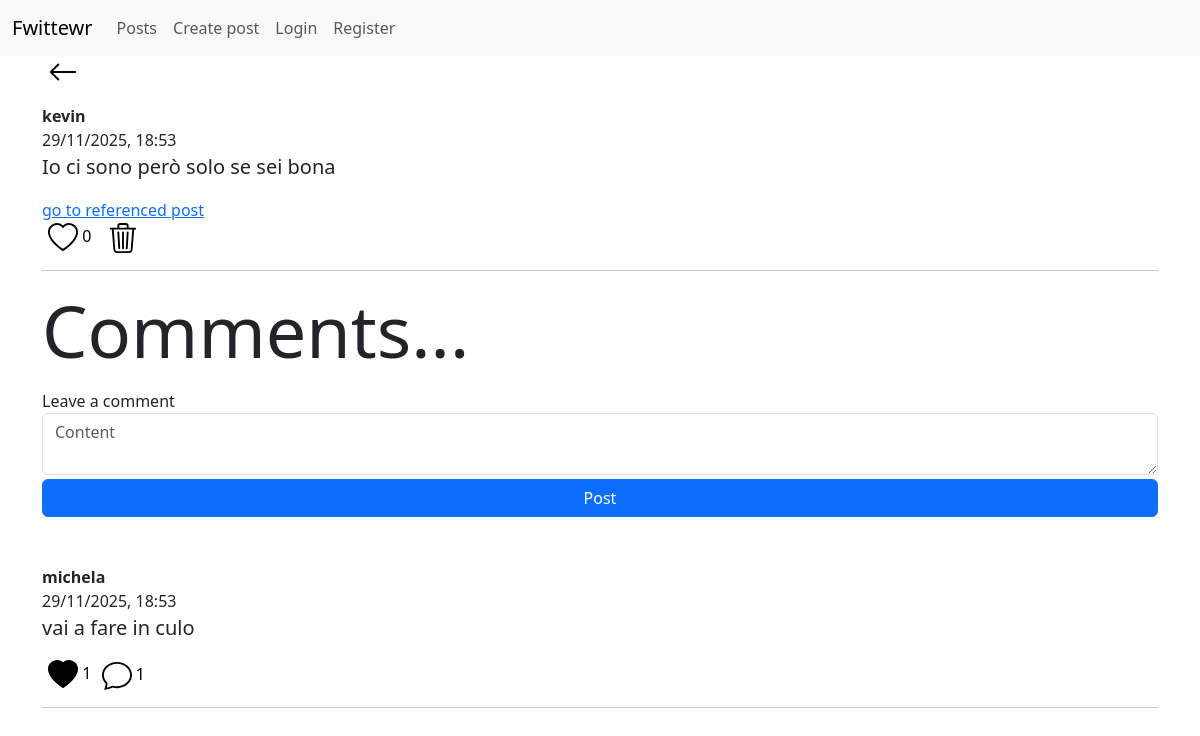
The app's page /comment-comments/3 (signed in) with its own data.
### app/models.py (models this page shows)
class User(db.Model, UserMixin):
    id = db.Column(db.Integer, primary_key=True)
    username = db.Column(db.String(20), nullable=False, unique=True)
    password = db.Column(db.String(80), nullable=False)
    created_posts = db.relationship('Post', backref='user', lazy='select')
    created_comments = db.relationship('Comment', backref='user', lazy='select')
    liked_posts = db.relationship('Post', secondary=liked_posts, backref='liked_users', lazy='select')
    liked_comments = db.relationship('Comment', secondary=liked_comments, backref = 'liked_users', lazy='select')
    followers = db.relationship('User', secondary=followers,
                                primaryjoin=(followers.c.followed_user==id),
                                secondaryjoin=(followers.c.following_user==id),
                                backref='follwing', lazy='select')

class Comment(db.Model):
    id = db.Column(db.Integer, primary_key=True)
    content = db.Column(db.String(200), nullable=False)
    creation_date = db.Column(db.DateTime(timezone=True), default=datetime.now(timezone.utc))
    deleted = db.Column(db.Boolean, default=False)
    comments = db.relationship('Comment', backref=backref('referenced_comment', remote_side=[id]), lazy='select')
    referenced_comment_id = db.Column(db.Integer, db.ForeignKey('comment.id'))
    referenced_post_id = db.Column(db.Integer, db.ForeignKey('post.id'))
    user_id = db.Column(db.Integer, db.ForeignKey('user.id'), nullable=False)
    __table_args__ = (
        CheckConstraint(
            'referenced_comment_id IS NOT NULL OR referenced_post_id IS NOT NULL',
            name='check_comment_or_post_not_null'
        ),
    )

### app/routes/home_bp.py (the view)
@home_bp.route('/comment-comments/<id>', methods=['GET', 'POST'])
@login_required
def show_comment_comments(id):
    form = CreatePostForm()
    comment = Comment.query.filter_by(id=id).first_or_404()
    if form.validate_on_submit():
        new_comment = Comment(content=form.content.data)
        current_user.created_comments.append(new_comment)
        new_comment.referenced_comment = comment
        db.session.commit()
        return redirect(url_for('home.show_comment_comments', id=id))
    return render_template('home/comments/comment-comments.html', post=comment, form=form)

### app/forms.py
class CreatePostForm(FlaskForm):
    title = StringField(validators=[Length(min=0, max=50)], render_kw={'placeholder':'Title', 'class':'form-control'})
    content = TextAreaField(validators=[DataRequired(), Length(min=4, max=200)], render_kw={'placeholder':'Content', 'class':'form-control'})
    submit = SubmitField('Post', render_kw={'class':'btn btn-primary mt-1 w-100'})

### app/__init__.py (called while the page is built)
def create_app():
    app = Flask(__name__)
    app.config['SQLALCHEMY_DATABASE_URI'] = 'sqlite:///database.db'
    app.secret_key = 'thisisasecretkey'
    db.init_app(app)
    bcrypt.init_app(app)
    login_manager.init_app(app)
    csrf.init_app(app)
    login_manager.login_view = 'auth.login'
    @login_manager.user_loader
    def load_user(user_id):
        return User.query.get(int(user_id))
    app.register_blueprint(auth_bp)
    app.register_blueprint(home_bp)
    app.register_blueprint(errors_bp)
    app.register_blueprint(followers_bp)
    return app

### app/templates/home/comments/comment-comments.html (shortened to what this page needs)
{% extends 'base.html' %}
{% from 'home/post-macros.html' import comment_to_render, back_button %}
{% block body %}
<div class="mx-auto">
    {{ back_button() }}
    <div class="col-12 mt-3">
        <figure>
            <figcaption class="blockquite-footer">
                <b>{{ post.user.username }}</b> <br>
                {{ post.creation_date.strftime('%d/%m/%Y, %H:%M') }}
            </figcaption>
            <p class="blockquote comment-content">{{ post.content }}</p>
            {% if post.referenced_post %}
                <a href="{{ url_for('home.show_post_comments', id=post.referenced_post.id) }}">go to referenced post</a>
            {% elif post.referenced_comment %}
                <a href="{{ url_for('home.show_comment_comments', id=post.referenced_comment.id) }}">go to referenced comment</a>
            {% endif %}
            <br>
            <button onclick="like_comment(this, '{{ post.id }}')" style="background-color:transparent; border:0px">
                {% if current_user in post.liked_users %}
                    <img style="width: 30px" src="{{ url_for('static', filename='icons/heart-fill.svg') }}" alt="">
                {% else %}
                    <img style="width: 30px" src="{{ url_for('static', filename='icons/heart.svg') }}" alt="">
                {% endif %}
                <span>{{ post.liked_users|length }}</span>
            </button>
            {% if post.user == current_user %}
            <button onclick="delete_comment(this, '{{ post.id }}')" style="background-color: transparent; border: 0px; text-decoration: none">
                <img style="width: 30px" src="{{ url_for('static', filename='icons/trash3.svg') }}" alt="">
            </button>
            {% endif %}
        </figure>
        <hr>
    </div>
    <p class="display-2">Comments...</p>
    <form method="POST">
        <label for="content">Leave a comment</label>
        {{ form.content }}
        {{ form.submit }}
    </form>
    <div class="mt-5">
    {% for comment in post.comments | selectattr('deleted', 'equalto', False) %}
        {{ comment_to_render(comment, current_user) }}
    {% endfor %}
    </div>
</div>
{% endblock %}

### app/templates/home/post-macros.html (shortened to what this page needs)
{% macro comment_to_render(comment, current_user) %}
<div class="col-12">
    <figure>
        <figcaption>
            <b>{{ comment.user.username }}</b> <br>
            {{ comment.creation_date.strftime('%d/%m/%Y, %H:%M') }}
        </figcaption>
        <p class="blockquote">{{ comment.content }}</p>
        <button onclick="like_comment(this, '{{ comment.id }}')" style="background-color:transparent; border:0px">
            {% if current_user in comment.liked_users %}
                <img style="width: 30px" src="{{ url_for('static', filename='icons/heart-fill.svg') }}" alt="">
            {% else %}
                <img style="width: 30px" src="{{ url_for('static', filename='icons/heart.svg') }}" alt="">
            {% endif %}
            <span>{{ comment.liked_users|length }}</span>
        </button>
        <a style="text-decoration: none; border:0px; color: black" href="{{ url_for('home.show_comment_comments', id=comment.id) }}">
            <img style="width: 30px" src="{{ url_for('static', filename='icons/chat.svg') }}" alt="">
            <span>{{ comment.comments|length }}</span>
        </a>
    </figure>
    <hr>
</div>
{% endmacro %}
{% macro back_button() %}
<button style="background-color: transparent; border: 0px; text-decoration: none" onclick="history.back()">
    <img style="width: 30px" src="{{ url_for('static', filename='icons/arrow-left.svg') }}" alt="">
</button>
{% endmacro %}

### records on screen
User: user.username "kevin"
Comment: creation_date "29/11/2025, 18:53", content "Io ci sono però solo se sei bona"
Comment: user.username "michela", creation_date "29/11/2025, 18:53", content "vai a fare in culo", liked_users|length "1", comments|length "1"

### other values on screen
{{ post.liked_users|length }} "0"
